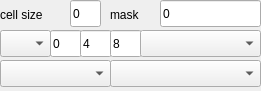
   <widget class="QFrame" name="cell_frame">
    <property name="geometry">
     <rect>
      <x>5</x>
      <y>120</y>
      <width>261</width>
      <height>91</height>
     </rect>
    </property>
    <property name="frameShape">
     <enum>QFrame::NoFrame</enum>
    </property>
    <property name="frameShadow">
     <enum>QFrame::Plain</enum>
    </property>
    <widget class="QComboBox" name="celldim">
     <property name="geometry">
      <rect>
       <x>0</x>
       <y>30</y>
       <width>51</width>
       <height>27</height>
      </rect>
     </property>
    </widget>
    <widget class="QLineEdit" name="offset0">
     <property name="geometry">
      <rect>
       <x>50</x>
       <y>30</y>
       <width>32</width>
       <height>27</height>
      </rect>
     </property>
     <property name="maximumSize">
      <size>
       <width>32</width>
       <height>16777215</height>
      </size>
     </property>
     <property name="toolTip">
      <string>offset in cell</string>
     </property>
     <property name="text">
      <string>0</string>
     </property>
    </widget>
    <widget class="QLineEdit" name="offset1">
     <property name="geometry">
      <rect>
       <x>80</x>
       <y>30</y>
       <width>32</width>
       <height>27</height>
      </rect>
     </property>
     <property name="maximumSize">
      <size>
       <width>32</width>
       <height>16777215</height>
      </size>
     </property>
     <property name="toolTip">
      <string>offset in cell</string>
     </property>
     <property name="text">
      <string>4</string>
     </property>
    </widget>
    <widget class="QLineEdit" name="offset2">
     <property name="geometry">
      <rect>
       <x>110</x>
       <y>30</y>
       <width>32</width>
       <height>27</height>
      </rect>
     </property>
     <property name="maximumSize">
      <size>
       <width>32</width>
       <height>16777215</height>
      </size>
     </property>
     <property name="toolTip">
      <string>offset in cell</string>
     </property>
     <property name="text">
      <string>8</string>
     </property>
    </widget>
    <widget class="QComboBox" name="celltype">
     <property name="geometry">
      <rect>
       <x>140</x>
       <y>30</y>
       <width>121</width>
       <height>27</height>
      </rect>
     </property>
     <property name="toolTip">
      <string>type of data in cell</string>
     </property>
    </widget>
    <widget class="QComboBox" name="diff">
     <property name="geometry">
      <rect>
       <x>0</x>
       <y>60</y>
       <width>111</width>
       <height>27</height>
      </rect>
     </property>
     <property name="toolTip">
      <string>differential operators</string>
     </property>
    </widget>
    <widget class="QComboBox" name="vconv">
     <property name="geometry">
      <rect>
       <x>110</x>
       <y>60</y>
       <width>151</width>
       <height>27</height>
      </rect>
     </property>
     <property name="toolTip">
      <string>vector transformation </string>
     </property>
    </widget>
    <widget class="QLabel" name="label">
     <property name="geometry">
      <rect>
       <x>110</x>
       <y>5</y>
       <width>41</width>
       <height>19</height>
      </rect>
     </property>
     <property name="text">
      <string>mask</string>
     </property>
    </widget>
    <widget class="QLineEdit" name="cellmask">
     <property name="geometry">
      <rect>
       <x>160</x>
       <y>0</y>
       <width>101</width>
       <height>27</height>
      </rect>
     </property>
     <property name="text">
      <string>0</string>
     </property>
    </widget>
    <widget class="QLabel" name="label_7">
     <property name="geometry">
      <rect>
       <x>0</x>
       <y>5</y>
       <width>71</width>
       <height>19</height>
      </rect>
     </property>
     <property name="text">
      <string>cell size</string>
     </property>
    </widget>
    <widget class="QLineEdit" name="cellsize">
     <property name="geometry">
      <rect>
       <x>70</x>
       <y>0</y>
       <width>31</width>
       <height>27</height>
      </rect>
     </property>
     <property name="text">
      <string>0</string>
     </property>
     <property name="readOnly">
      <bool>true</bool>
     </property>
    </widget>
   </widget>
